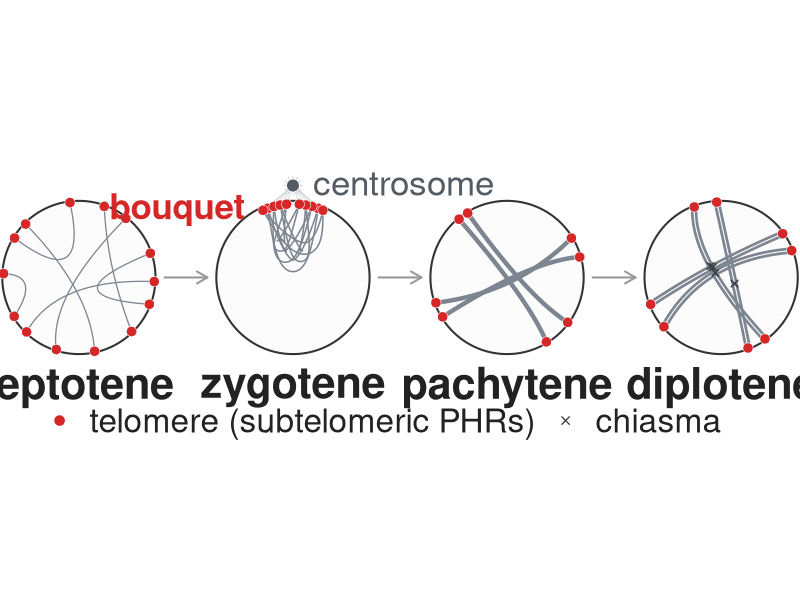
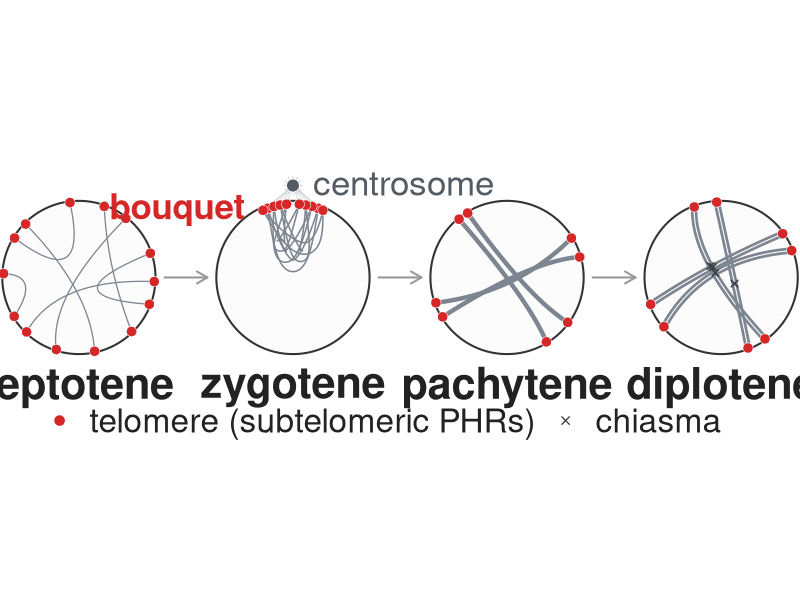

These figures' R source, in order:
#!/usr/bin/env Rscript
# Meiotic prophase-I bouquet schematic for Figure 4 (companion to the mouse
# meiotic Hi-C panel).  Original drawing (base R); four stages matching our mouse
# Hi-C: leptotene -> zygotene -> pachytene -> diplotene.
#
# Literature-grounded cytology (telomeres = red dots = subtelomeric PHRs, on the
# nuclear envelope):
#   leptotene  -- chromosomes condense as thin UNPAIRED single threads; telomeres
#                 attach to the nuclear envelope, dispersed.
#   zygotene   -- BOUQUET: telomeres pulled to one pole by the centrosome/MTOC;
#                 homologues begin to synapse.
#   pachytene  -- full synapsis: homologues paired as bivalents (synaptonemal
#                 complex); bouquet resolved, telomeres dispersed again.
#   diplotene  -- SC disassembles; homologues separate but stay joined at CHIASMATA
#                 (sites of crossover).  Most bivalents have one chiasma (a CROSS),
#                 some two (a RING); telomeres at the bivalent arm tips.
# Refs: prophase-I/SC assembly (PMC8577265); bouquet/centrosome (Science abh3104,
#       PMC84352); chiasmata/bivalent shape + obligate CO, mouse ~20 bivalents,
#       ~1.3 CO/chr (Wikipedia chiasma/bivalent; PubMed 8565707, 17483430).
# Run: Rscript submission/scripts/figures/make_fig4_meiosis_stages.R
# Output (override OUT_DIR=...): meiosis_stages.{png,pdf}

out_dir <- Sys.getenv("OUT_DIR", "/tmp")
dir.create(out_dir, recursive = TRUE, showWarnings = FALSE)

telo_col <- "#d62728"   # chromosome ends / subtelomeric PHRs
homo_col <- "#7d8590"   # homolog threads
chia_col <- "#3a3f45"   # chiasma marker
env_col  <- "#333333"   # nuclear envelope

bez <- function(p0, p1, p2, n = 80) {
  t <- seq(0, 1, length.out = n)
  cbind((1 - t)^2 * p0[1] + 2 * (1 - t) * t * p1[1] + t^2 * p2[1],
        (1 - t)^2 * p0[2] + 2 * (1 - t) * t * p1[2] + t^2 * p2[2])
}
pol <- function(cx, cy, R, a) c(cx + R * cos(a * pi/180), cy + R * sin(a * pi/180))
offset_sides <- function(P, sep) {
  n <- nrow(P)
  d <- rbind(P[2, ] - P[1, ], P[3:n, ] - P[1:(n - 2), ], P[n, ] - P[n - 1, ])
  L <- sqrt(d[, 1]^2 + d[, 2]^2); L[L == 0] <- 1
  nrm <- cbind(-d[, 2]/L, d[, 1]/L)
  list(P + nrm * sep/2, P - nrm * sep/2)
}

## --- interior-spanning chromosomes (leptotene / pachytene / diplotene) ---
# chromosomes are long threads that cross the nucleus interior between telomeres
# anchored on the envelope (as in the classic prophase-I cartoon).
rimpt <- function(cx, cy, R, a) pol(cx, cy, R * 0.985, a)

# leptotene: many dispersed telomeres; thin UNPAIRED threads criss-cross the centre
draw_lepto <- function(cx, cy, R) {
  set.seed(11)
  na <- 14
  angs <- seq(0, 360, length.out = na + 1)[1:na] + runif(na, -7, 7)
  T <- t(sapply(angs, function(a) rimpt(cx, cy, R, a)))
  ord <- sample(na)
  for (i in seq(1, na - 1, by = 2)) {
    p0 <- T[ord[i], ]; p2 <- T[ord[i + 1], ]
    ctrl <- c(cx + runif(1, -0.5, 0.5) * R, cy + runif(1, -0.5, 0.5) * R)
    lines(bez(p0, ctrl, p2, n = 90), col = homo_col, lwd = 1.25)
  }
  T
}

# pachytene: a few THICK synapsed bivalents spanning the interior (X pattern)
draw_pachy <- function(cx, cy, R) {
  set.seed(21)
  np <- 4
  a1 <- runif(1, 0, 40) + seq(0, 360, length.out = np + 1)[1:np]
  telos <- matrix(NA, 0, 2)
  for (k in seq_len(np)) {
    aa <- a1[k]; bb <- a1[k] + 180 + runif(1, -24, 24)
    p0 <- rimpt(cx, cy, R, aa); p2 <- rimpt(cx, cy, R, bb)
    ctrl <- c(cx + runif(1, -0.32, 0.32) * R, cy + runif(1, -0.32, 0.32) * R)
    lines(bez(p0, ctrl, p2, n = 110), col = homo_col, lwd = 4.3)
    telos <- rbind(telos, p0, p2)
  }
  telos
}

# diplotene: paired homologs spanning the interior, joined at chiasmata (X marks)
draw_diplo <- function(cx, cy, R) {
  set.seed(31)
  np <- 4
  a1 <- runif(1, 0, 40) + seq(0, 360, length.out = np + 1)[1:np]
  telos <- matrix(NA, 0, 2); chi <- matrix(NA, 0, 2)
  for (k in seq_len(np)) {
    aa <- a1[k]; bb <- a1[k] + 180 + runif(1, -22, 22)
    p0 <- rimpt(cx, cy, R, aa); p2 <- rimpt(cx, cy, R, bb)
    # push the control off-centre (own quadrant) so the arcs fan out, not bunch
    ctrl <- c(cx + sample(c(-1, 1), 1) * runif(1, 0.14, 0.40) * R,
              cy + sample(c(-1, 1), 1) * runif(1, 0.14, 0.40) * R)
    P <- bez(p0, ctrl, p2, n = 130); s <- offset_sides(P, R * 0.05)
    lines(s[[1]], col = homo_col, lwd = 2.6); lines(s[[2]], col = homo_col, lwd = 2.6)
    chi <- rbind(chi, P[round(nrow(P) * 0.5), ])
    telos <- rbind(telos, p0, p2)
  }
  points(chi, pch = 4, col = chia_col, cex = 0.85, lwd = 1.6)
  telos
}

## --- zygotene bouquet (telomeres pulled to one pole; loops hang down) ---
draw_bouquet <- function(cx, cy, R) {
  tel <- matrix(NA, 0, 2)
  bvs <- list(c(70,110,0,-0.60), c(75,105,-0.20,-0.38), c(80,100,0.20,-0.38),
              c(85,95,-0.33,-0.12), c(66,114,0.30,-0.12))
  for (b in bvs) {
    T1 <- pol(cx, cy, R*0.96, b[1]); T2 <- pol(cx, cy, R*0.96, b[2])
    C  <- c(cx + b[3]*R, cy + b[4]*R)
    P  <- bez(T1, C, T2); tt <- seq(0,1,length.out=nrow(P))
    sep <- R*0.15*sin(pi*tt); s <- offset_sides(P, sep)   # paired at the ends, open in the middle
    lines(s[[1]], col=homo_col, lwd=1.5); lines(s[[2]], col=homo_col, lwd=1.5)
    tel <- rbind(tel, T1, T2)
  }
  tel
}

draw_centrosome <- function(x, y, telos) {
  for (t in seq_len(nrow(telos))) segments(x, y, telos[t,1], telos[t,2], col="#c9ccd1", lwd=0.7)
  for (a in seq(0,330,30)) segments(x, y, x+0.42*cos(a*pi/180), y+0.42*sin(a*pi/180), col="#c9ccd1", lwd=0.8)
  points(x, y, pch=21, bg="#555b62", col="white", cex=1.7, lwd=0.7)
}

draw_stage <- function(cx, cy, R, label, kind) {
  highlight <- kind == "zygo"
  th <- seq(0, 2*pi, length.out=220)
  polygon(cx + R*cos(th), cy + R*sin(th), border=env_col, lwd=2, col="#fcfcfc")
  if (kind == "zygo") {
    telos <- draw_bouquet(cx, cy, R)
    draw_centrosome(cx, cy + R*1.20, telos)
  } else if (kind == "lepto") {
    telos <- draw_lepto(cx, cy, R)
  } else if (kind == "pachy") {
    telos <- draw_pachy(cx, cy, R)
  } else if (kind == "diplo") {
    telos <- draw_diplo(cx, cy, R)
  }
  points(telos, pch=21, bg=telo_col, col="white", cex=1.35, lwd=0.55)
  text(cx, cy - R*1.44, label, cex=2.6, font=2, col="#222222")
  if (highlight) {
    text(cx - R*0.62, cy + R*0.93, "bouquet", cex=2.1, font=2, col=telo_col, adj=c(1, 0.5))
    text(cx + R*0.26, cy + R*1.24, "centrosome", cex=2.1, col="#555b62", adj=c(0, 0.5))
  }
}

draw <- function() {
  par(mar=c(0,0,0,0), family="sans")
  plot(NA, xlim=c(1.5,37), ylim=c(0.5,11.9), asp=1, axes=FALSE, ann=FALSE, xaxs="i", yaxs="i")
  R <- 3.4; cy <- 7.2; xs <- c(5, 14.5, 24, 33.5)
  for (i in 1:3) arrows(xs[i]+R+0.4, cy, xs[i+1]-R-0.4, cy, length=0.12, lwd=2, col="#999999")
  draw_stage(xs[1], cy, R, "leptotene", "lepto")
  draw_stage(xs[2], cy, R, "zygotene",  "zygo")
  draw_stage(xs[3], cy, R, "pachytene", "pachy")
  draw_stage(xs[4], cy, R, "diplotene", "diplo")
  legend(x=25.6, y=0.85, xjust=0.5, yjust=0.5, horiz=TRUE, bty="n", pch=c(21,4),
         pt.bg=c(telo_col,NA), col=c("white",chia_col), pt.cex=c(1.5,1.0), pt.lwd=c(0.6,1.3),
         legend=c("telomere (subtelomeric PHRs)","chiasma"), cex=2.0, text.col="#222222")
}

png(file.path(out_dir, "Fig4d_meiosis_stages.png"), width=2400, height=771, res=200, type="cairo")
draw(); dev.off()
pdf(file.path(out_dir, "Fig4d_meiosis_stages.pdf"), width=12, height=3.85); draw(); dev.off()
cat("wrote ", file.path(out_dir, "Fig4d_meiosis_stages.{png,pdf}"), "\n", sep="")
